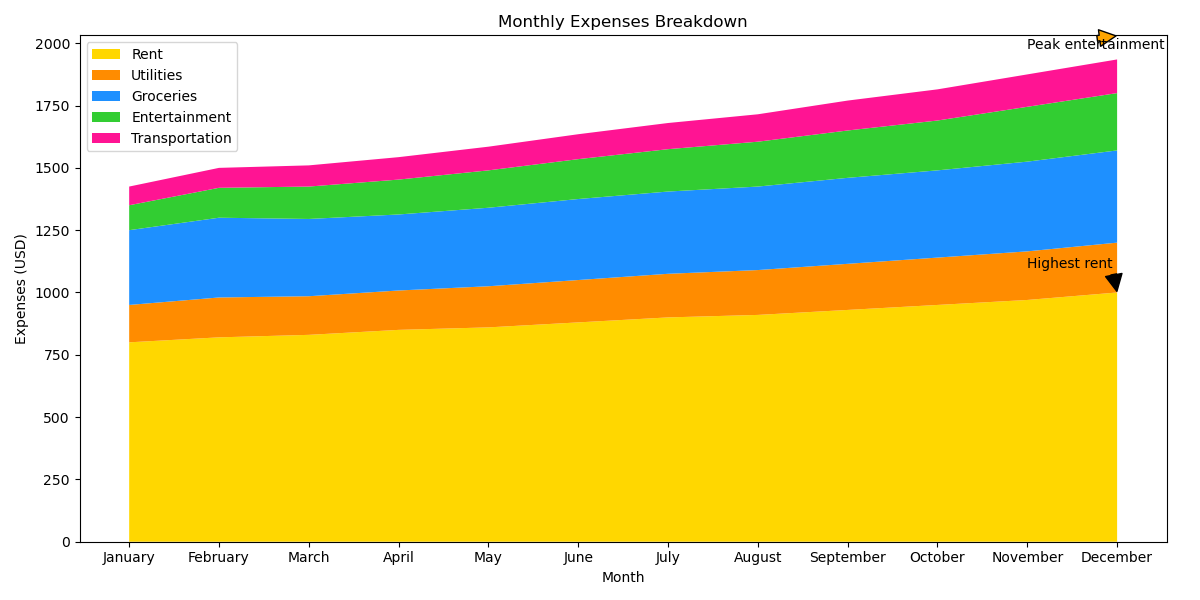

Source code (Python):

import matplotlib.pyplot as plt
import numpy as np

# Data
months = ['January', 'February', 'March', 'April', 'May', 'June', 'July', 
          'August', 'September', 'October', 'November', 'December']
rent = [800, 820, 830, 850, 860, 880, 900, 910, 930, 950, 970, 1000]
utilities = [150, 160, 155, 158, 165, 170, 175, 180, 185, 190, 195, 200]
groceries = [300, 320, 310, 305, 315, 325, 330, 335, 345, 350, 360, 370]
entertainment = [100, 120, 130, 140, 150, 160, 170, 180, 190, 200, 220, 230]
transportation = [75, 80, 85, 90, 95, 100, 105, 110, 120, 125, 130, 135]

fig, ax = plt.subplots(figsize=(12, 6))

# Stacking the data
y = np.vstack([rent, utilities, groceries, entertainment, transportation])

# Colors
colors = ['#FFD700', '#FF8C00', '#1E90FF', '#32CD32', '#FF1493']

# Plotting the stacked area chart
ax.stackplot(months, y, labels=['Rent', 'Utilities', 'Groceries', 'Entertainment', 'Transportation'], colors=colors)

# Annotating specific points
ax.annotate('Highest rent', xy=('December', 1000), xytext=('November', 1100),
            arrowprops=dict(facecolor='black', shrink=0.05))
ax.annotate('Peak entertainment', xy=('December', 230 + sum(y[:-1, -1])), xytext=('November', 230 + sum(y[:-1, -2])),
            arrowprops=dict(facecolor='orange', shrink=0.05))

# Adding title and labels
ax.set_title('Monthly Expenses Breakdown')
ax.set_xlabel('Month')
ax.set_ylabel('Expenses (USD)')

# Adding legend
ax.legend(loc='upper left')

plt.tight_layout()
plt.show()
